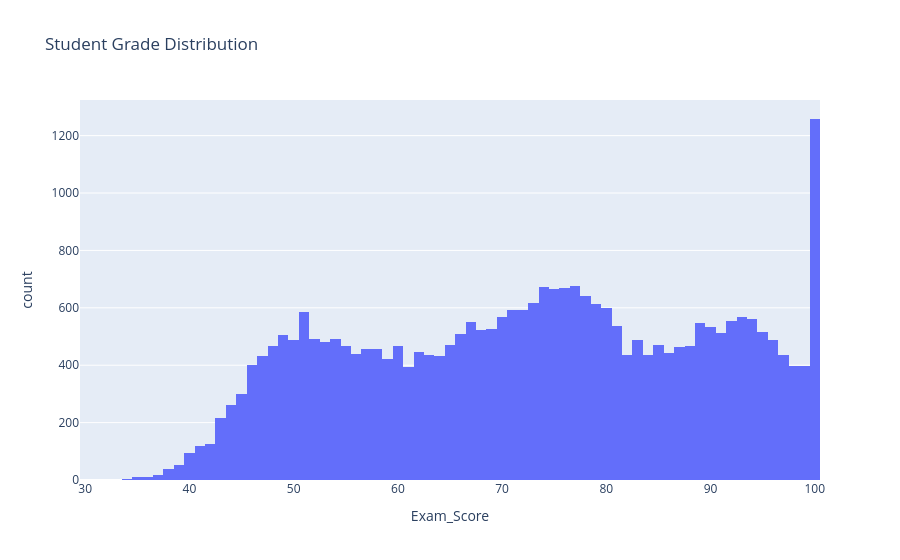

The code cell stored with this chart in its notebook:
### Code cell
fig = px.histogram(data_frame=df, x="Exam_Score", title="Student Grade Distribution")
fig.show()

### Figure 1 — Plotly figure (JSON) as saved in the notebook; plotly's stock layout.template omitted (floating-point values rounded to 4 significant figures; data arrays with more than 128 entries replaced by an {"elided": "..."} marker saying what was removed)
{"data": [{"bingroup": "x", "hovertemplate": "Exam_Score=%{x}<br>count=%{y}<extra></extra>", "legendgroup": "", "marker": {"color": "#636efa", "pattern": {"shape": ""}}, "name": "", "orientation": "v", "showlegend": false, "type": "histogram", "x": {"elided": "30000 float values"}, "xaxis": "x", "yaxis": "y"}], "layout": {"barmode": "relative", "legend": {"tracegroupgap": 0}, "title": {"text": "Student Grade Distribution"}, "xaxis": {"anchor": "y", "domain": [0, 1], "title": {"text": "Exam_Score"}}, "yaxis": {"anchor": "x", "domain": [0, 1], "title": {"text": "count"}}}}
